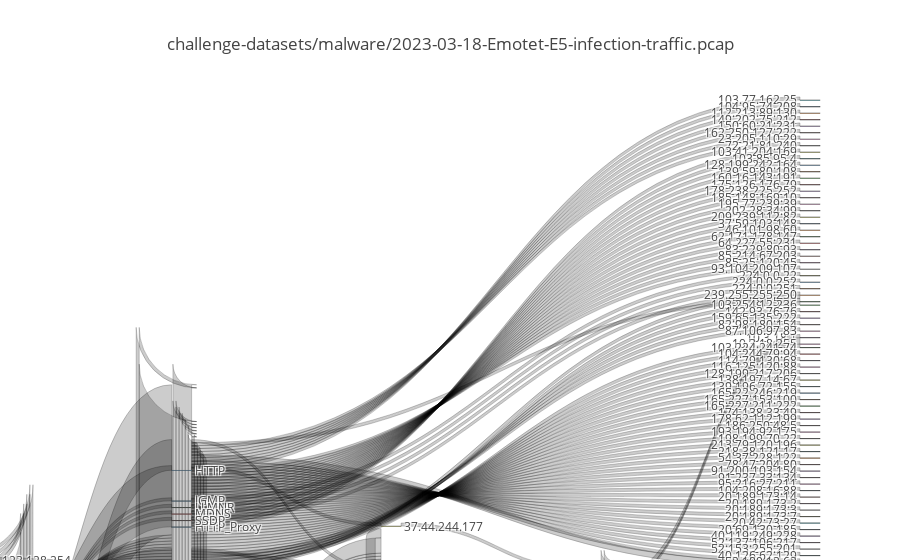

Write notebook code for a chart like this one.
### Code cell
idx = 5
fig = dict(data=[traces[idx]], layout=(dict(title=str(fns[idx]))))
iplot(fig, validate=False)

### Figure 1 — Plotly figure (JSON) as saved in the notebook; plotly's stock layout.template omitted (floating-point values rounded to 4 significant figures; data arrays with more than 128 entries replaced by an {"elided": "..."} marker saying what was removed)
{"data": [{"link": {"source": {"elided": "131 int values"}, "target": {"elided": "131 int values"}, "value": {"elided": "131 int values"}}, "node": {"label": {"elided": "366 str values"}}, "type": "sankey"}], "layout": {"title": "challenge-datasets/malware/2023-03-18-Emotet-E5-infection-traffic.pcap"}}
